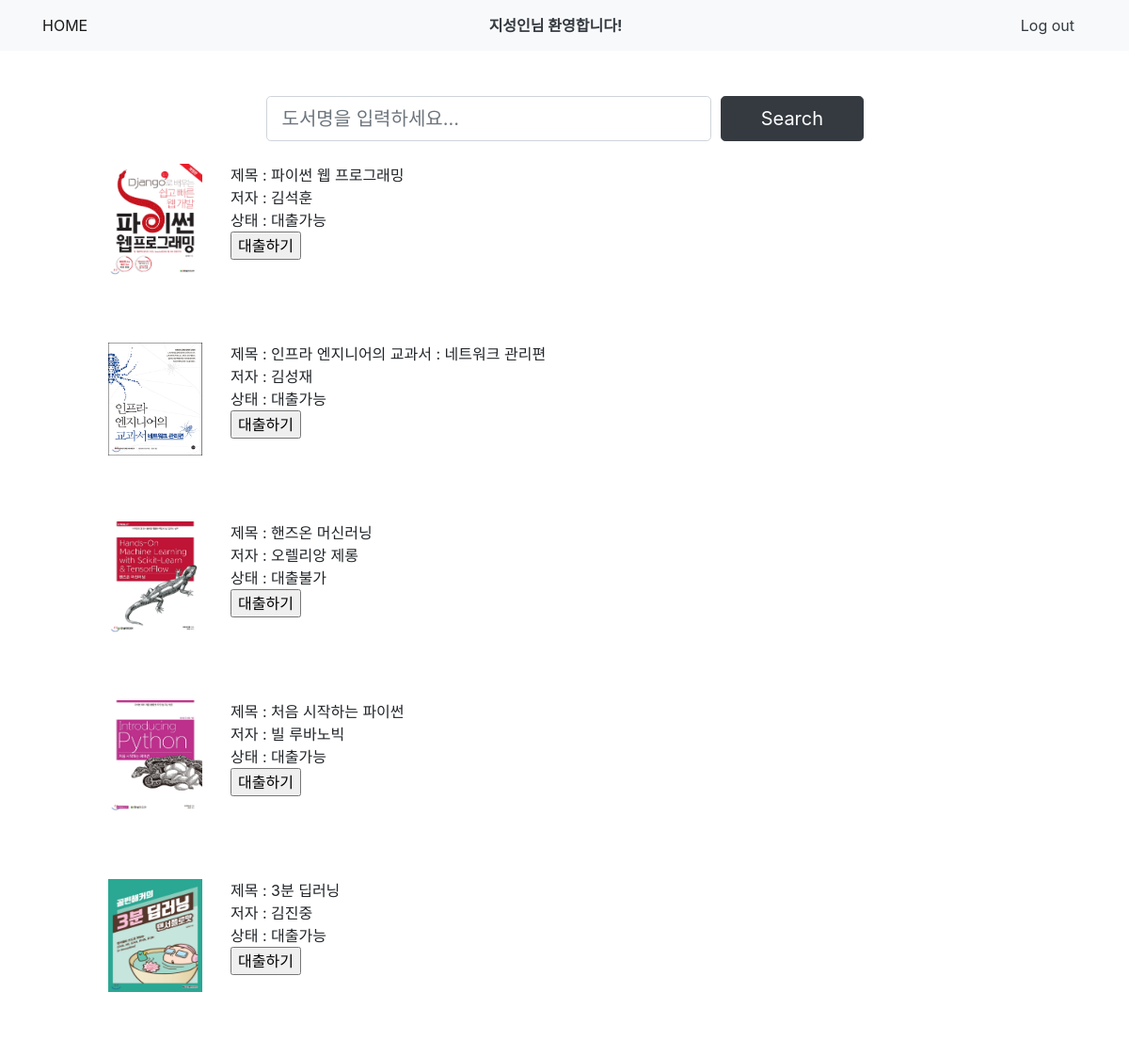
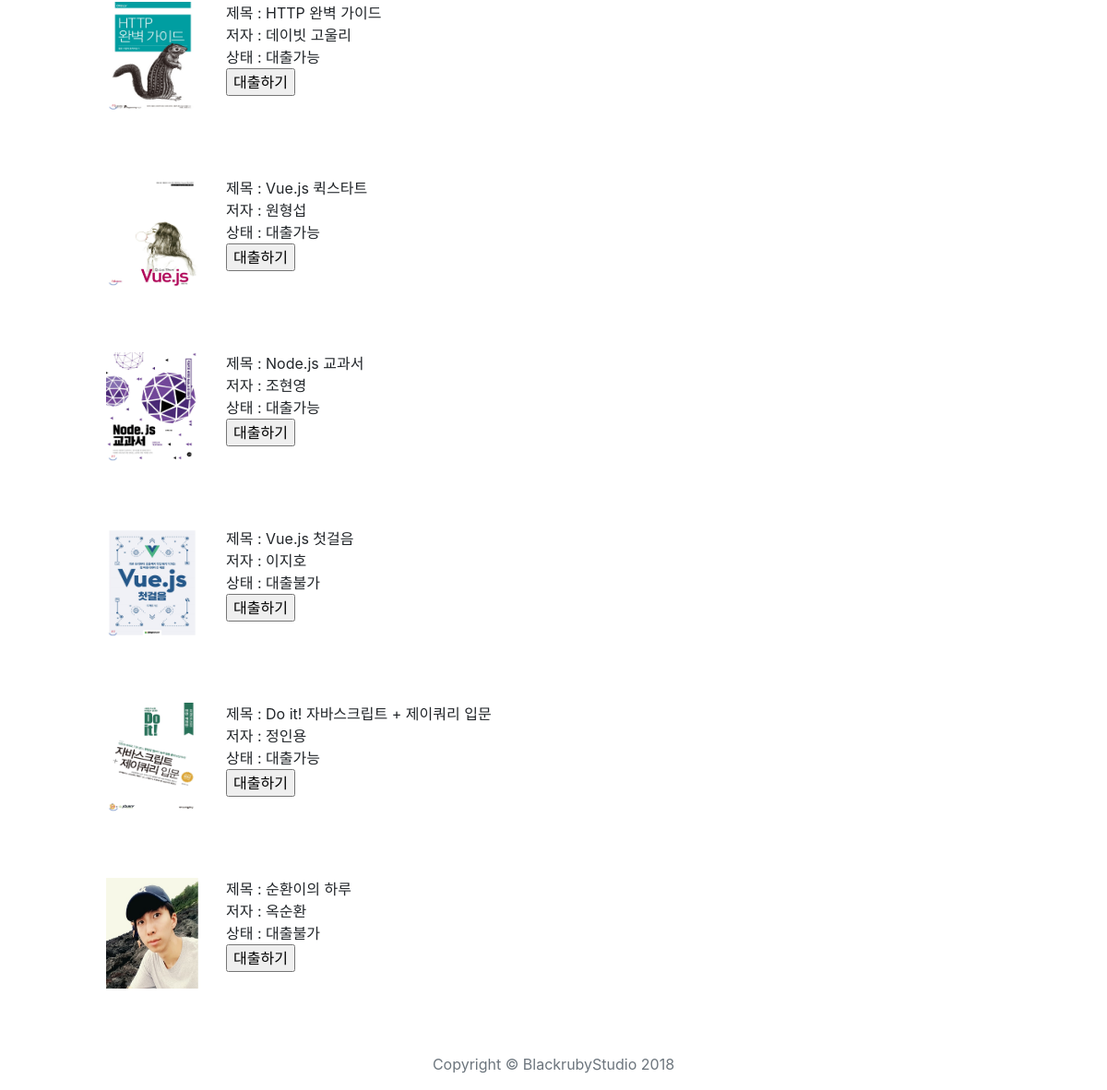
Screenshot of /table (signed in) with the database file from the repository (2 pictures, top to bottom).
### app.py (models this page shows)
class User(UserMixin, db.Model):
    id = db.Column(db.Integer, primary_key=True)
    username = db.Column(db.String(50), unique=True)
    email = db.Column(db.String(50), unique=True)
    password = db.Column(db.String(80))

class Booklist(db.Model):
    id = db.Column(db.Integer, primary_key=True)
    name = db.Column(db.String(50))
    author = db.Column(db.String(50))
    category = db.Column(db.String(50))
    status = db.Column(db.String(50))
    date = db.Column(db.String(50))

### app.py (the view)
@app.route('/table')#도서 목록 페이지
def table():
    lists = Booklist.query.all()
    return render_template('table.html', lists=lists, name=current_user.username)

### app.py (called while the page is built)
@login_manager.user_loader
def load_user(user_id):
    return User.query.get(int(user_id))

### templates/table.html (shortened to what this page needs)
{% extends 'base.html' %}
{% block body %}
    <br>
    <br>
    <header>
        <div class="container">
          <div class="row">
            <div class="col-md-10 col-lg-8 col-xl-7 mx-auto">
              <form name="addForm" id="addForm" method="POST" action="{{ url_for('search') }}" novalidate>
                <div class="form-row">
                  <div class="col-12 col-md-9 mb-2 mb-md-0">
                    <input type="text" class="form-control form-control-lg" placeholder="도서명을 입력하세요..." name="book" id="book">
                  </div>
                  <div class="col-12 col-md-3">
                    <button type="submit" class="btn btn-block btn-lg btn-primary">Search</button>
                  </div>
                </div>
              </form>
            </div>
          </div>
        </div>
    </header>
    <br>
{% for list in lists %}
<div class="container">
<ol>
    <img src="../static/book/{{ list.name }}.jpg" onerror="this.src='../static/순환.jpg'" width="100" height="120" align = "left" hspace=30>
    <ul>제목 : {{ list.name }}</ul>
    <ul>저자 : {{ list.author }}</ul>
    <ul>상태 : {{ list.status }}</ul>
    <form action="{{ url_for('update') }}" method="post">
      <input type="submit" value="대출하기" onclick="msg()">
    </form>
    </div>
<br/>
<br><br />
{% endfor %}
{% endblock body %}

### templates/base.html (shortened to what this page needs)
<!DOCTYPE html>
<html lang="en">
<head>
  <link href="{{ url_for('static', filename='all.min.css') }}" rel="stylesheet">
  <link href="{{ url_for('static', filename='simple-line-icons.css') }}" rel="stylesheet" type="text/css">
  <link href="{{ url_for('static', filename='landing-page.min.css') }}" rel="stylesheet">
  <link href="{{ url_for('static', filename='bootstrap.min.css') }}" rel="stylesheet">
</head>
<body>
  <nav class="navbar navbar-light bg-light static-top">
    <div class="container">
      <a class="navbar-brand" href="{{ url_for('index') }}">HOME</a>
      <a class='btn' href="{{ url_for('mypage') }}"><strong>{{ name|capitalize }}님 환영합니다!</strong></a>
      <a class="btn" href="{{ url_for('logout') }}">Log out</a>
    </div>
  </nav>
  {% block body %}{% endblock body %}
</body>
<footer>
  <div class="footer">
    <div class="row">
      <div class="col-lg-8 col-md-10 mx-auto">
        <center>
          <p class="copyright text-muted">Copyright &copy; BlackrubyStudio 2018</p>
        </center>
      </div>
    </div>
  </div>
</footer>
</html>

### templates/base.html (style rules this page uses)
.btn { color : #343a40; }
.btn-primary { color: #fff; background-color: #343a40; border-color: #343a40; }

### rows the page displays
User: username "지성인"
Booklist: name (picture), name "파이썬 웹 프로그래밍", author "김석훈", status "대출가능"
Booklist: name (picture), name "인프라 엔지니어의 교과서 : 네트워크 관리편", author "김성재", status "대출가능"
Booklist: name (picture), name "핸즈온 머신러닝", author "오렐리앙 제롱", status "대출불가"
Booklist: name (picture), name "처음 시작하는 파이썬", author "빌 루바노빅", status "대출가능"
Booklist: name (picture), name "3분 딥러닝", author "김진중", status "대출가능"
Booklist: name (picture), name "HTTP 완벽 가이드", author "데이빗 고울리", status "대출가능"
Booklist: name (picture), name "Vue.js 퀵스타트", author "원형섭", status "대출가능"
Booklist: name (picture), name "Node.js 교과서", author "조현영", status "대출가능"
Booklist: name (picture), name "Vue.js 첫걸음", author "이지호", status "대출불가"
Booklist: name (picture), name "Do it! 자바스크립트 + 제이쿼리 입문", author "정인용", status "대출가능"
Booklist: shows a picture, name "순환이의 하루", author "옥순환", status "대출불가"
